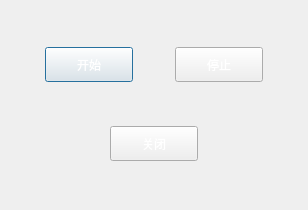
<?xml version="1.0" encoding="UTF-8"?>
<ui version="4.0">
 <class>NewCapturDialog</class>
 <widget class="QDialog" name="NewCapturDialog">
  <property name="geometry">
   <rect>
    <x>0</x>
    <y>0</y>
    <width>308</width>
    <height>210</height>
   </rect>
  </property>
  <property name="windowTitle">
   <string>Dialog</string>
  </property>
  <property name="styleSheet">
   <string notr="true"/>
  </property>
  <layout class="QHBoxLayout" name="horizontalLayout">
   <property name="leftMargin">
    <number>0</number>
   </property>
   <property name="topMargin">
    <number>0</number>
   </property>
   <property name="rightMargin">
    <number>0</number>
   </property>
   <property name="bottomMargin">
    <number>0</number>
   </property>
   <item>
    <widget class="QWidget" name="widget" native="true">
     <property name="styleSheet">
      <string notr="true">QWidget
{
	border-image:none;
	
}

QWidget#widget
{

	border-image: url(:/images/images/whole_back_2.png);
}

QLabel
{
	color: rgb(255, 255, 255);
}

QPushButton
{
	width:80;
	height:27;
	color: rgb(255, 255, 255);
	border-image: url(:/images/images/button_search.png);
}

QPushButton:hover{
background-color:rgb(12,92,104);
color: white;
}

QPushButton:pressed{
background-color:rgb(37, 60, 65);
 border-style: outset; 
}

QPushButton:disabled{
	background-color: gray;
color:black;
}

QLineEdit
{
	color: rgb(0, 0, 0);
}
</string>
     </property>
     <layout class="QVBoxLayout" name="verticalLayout">
      <item>
       <layout class="QHBoxLayout" name="horizontalLayout_2">
        <item>
         <spacer name="horizontalSpacer_4">
          <property name="orientation">
           <enum>Qt::Horizontal</enum>
          </property>
          <property name="sizeHint" stdset="0">
           <size>
            <width>40</width>
            <height>20</height>
           </size>
          </property>
         </spacer>
        </item>
        <item>
         <widget class="QPushButton" name="start">
          <property name="text">
           <string>开始</string>
          </property>
         </widget>
        </item>
        <item>
         <spacer name="horizontalSpacer_3">
          <property name="orientation">
           <enum>Qt::Horizontal</enum>
          </property>
          <property name="sizeHint" stdset="0">
           <size>
            <width>40</width>
            <height>20</height>
           </size>
          </property>
         </spacer>
        </item>
        <item>
         <widget class="QPushButton" name="stop">
          <property name="text">
           <string>停止</string>
          </property>
         </widget>
        </item>
        <item>
         <spacer name="horizontalSpacer_5">
          <property name="orientation">
           <enum>Qt::Horizontal</enum>
          </property>
          <property name="sizeHint" stdset="0">
           <size>
            <width>40</width>
            <height>20</height>
           </size>
          </property>
         </spacer>
        </item>
       </layout>
      </item>
      <item>
       <layout class="QHBoxLayout" name="horizontalLayout_3">
        <item>
         <spacer name="horizontalSpacer">
          <property name="orientation">
           <enum>Qt::Horizontal</enum>
          </property>
          <property name="sizeHint" stdset="0">
           <size>
            <width>40</width>
            <height>20</height>
           </size>
          </property>
         </spacer>
        </item>
        <item>
         <widget class="QPushButton" name="close">
          <property name="text">
           <string>关闭</string>
          </property>
         </widget>
        </item>
        <item>
         <spacer name="horizontalSpacer_2">
          <property name="orientation">
           <enum>Qt::Horizontal</enum>
          </property>
          <property name="sizeHint" stdset="0">
           <size>
            <width>40</width>
            <height>20</height>
           </size>
          </property>
         </spacer>
        </item>
       </layout>
      </item>
     </layout>
    </widget>
   </item>
  </layout>
 </widget>
 <resources/>
 <connections/>
</ui>
